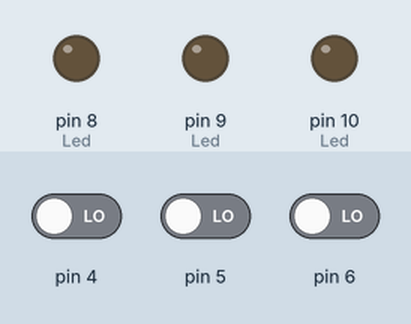
The sketch below on a simulated Arduino Uno, built with avr-gcc and run on an emulated ATmega328P. On the bench: output pins drawn as LEDs (lit = HIGH). Dashed ring = blinking. The test bench sets the inputs (shaded band); at power-on: pin 5 LOW, pin 6 LOW, pin 4 LOW.

Above: at 1.2 s.
1.3 s: pin 5 driven HIGH
At 2.5 s:
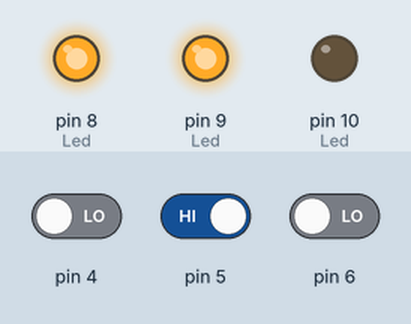
4.3 s: pin 6 driven HIGH
At 5.2 s:
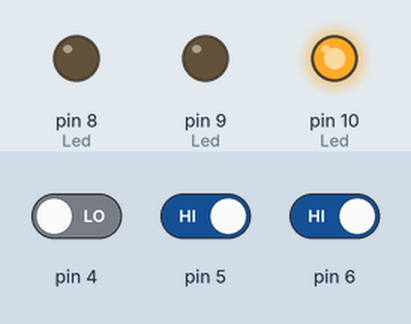
7.3 s: pin 6 driven LOW
At 8.1 s:
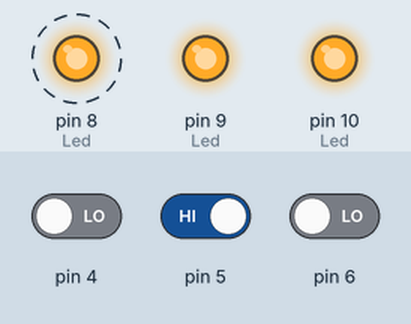
10.3 s: pin 4 driven HIGH
At 12.7 s:
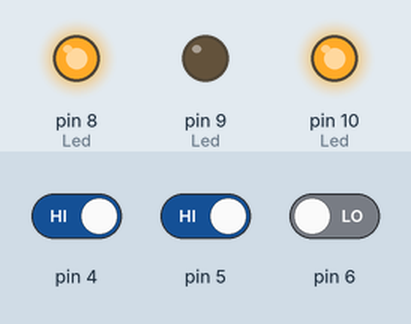
13.3 s: pin 4 driven LOW
At 13.7 s:
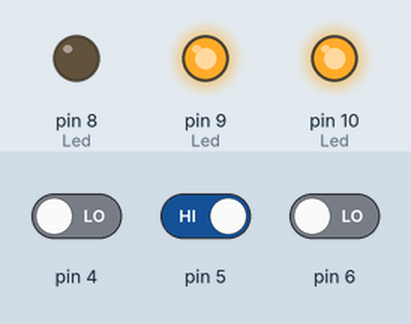
Timing chart, 0 to 17.3 s (numbered marks = the images above; inputs shaded):
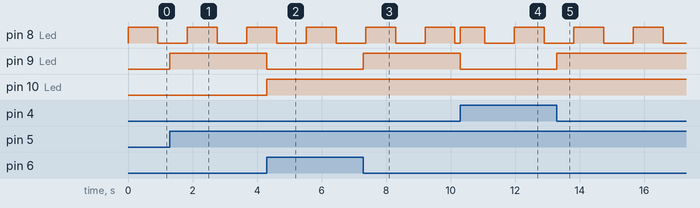

Measured:
- after the input at 1.3 s, pin 9 (Led): LOW → HIGH at once
- after the input at 4.3 s, pin 9 (Led): HIGH → LOW at once; pin 10 (Led): LOW → HIGH at once
- after the input at 7.3 s, pin 9 (Led): LOW → HIGH at once
- after the input at 10.3 s, pin 9 (Led): HIGH → LOW at once
- after the input at 13.3 s, pin 9 (Led): LOW → HIGH at once
- by itself, pin 8 (Led): alternates HIGH for 0.92 s and LOW for 0.92 s

The sketch:

source.ino
```cpp
const unsigned int t_load = 0;
const unsigned int t_compare = 100000000;

void setup()
{
  DDRB |=  (1 << PB0); // Led PIN 8 input
  DDRB |=  (1 << PB1); // Led PIN 9 input
  DDRB |=  (1 << PB2); // Led PIN 10 input

  DDRD &= ~(1 << PD4); // Button 3 input
  DDRD &= ~(1 << PD5); // Button 2 input
  DDRD &= ~(1 << PD6); // Button 1 input

  // Setup timer1
  timer_setup();

  // Enable global interrupts
  SREG |= (1 << 7);
  // enable interrupts on D0-D7
  PCICR |= (1 << PCIE2);
  // enable interrupts on pins D4,5,6
  PCMSK2 |= (1 << PCINT20);
  PCMSK2 |= (1 << PCINT21);
  PCMSK2 |= (1 << PCINT22);
}

void timer_setup() {
  // Setup timer1
  TCCR1A = 0; //set TCCR1A register to 0

  // set prescaler
  TCCR1B |= (1 << CS12);
  TCCR1B &= ~(1 << CS11);
  TCCR1B &= ~(1 << CS10);

  TCNT1 = t_load; // set counter to 0
  OCR1A = t_compare; // set comparison time

  // Enable compare interrupt
  TIMSK1 |= (1 << OCIE1A);
}

void loop()
{
  delay(500);
}

// triggers when D0-D7 are triggered
ISR(PCINT2_vect)
{
  // If statements toggle LED's if the corresponding pin is HIGH

  // Button 3
  if((PIND & (1 << PD4))) {
    PORTB^= (1 << PB0);
  }
  // Button 2
  if((PIND & (1 << PD5))) {
    PORTB^= (1 << PB1);
  }
  // Button 1
  if((PIND & (1 << PD6))) {
    PORTB^= (1 << PB2);
  }
}

ISR(TIMER1_COMPA_vect)
{
  PORTB^= (1 << PB0); // toggle red led
  TCNT1 = t_load; // reset timer
}
```
